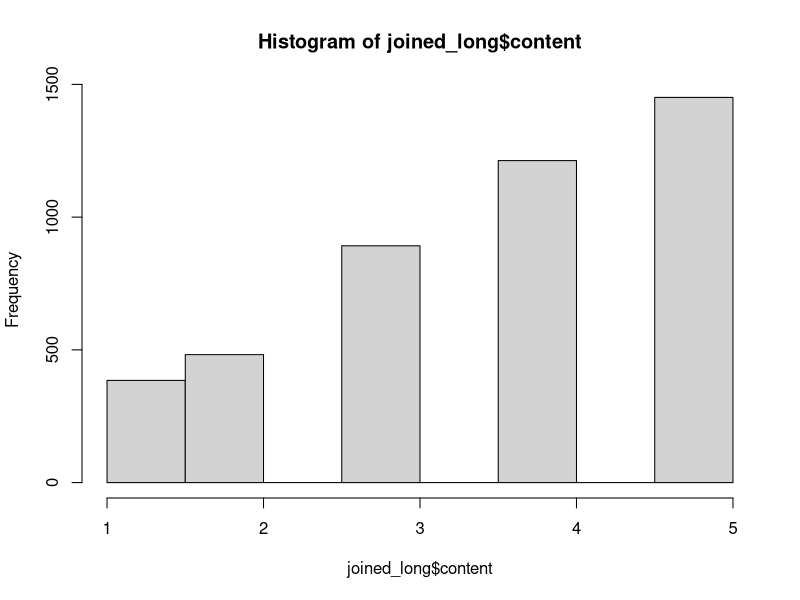
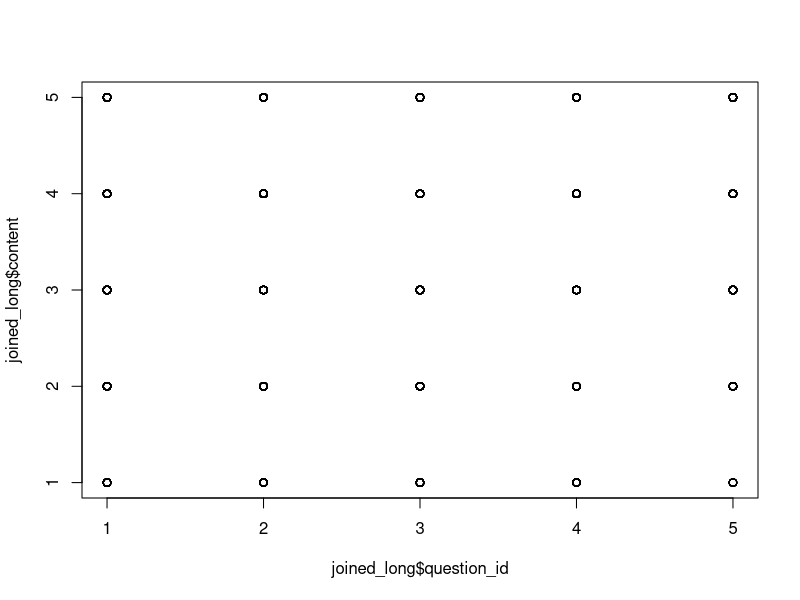
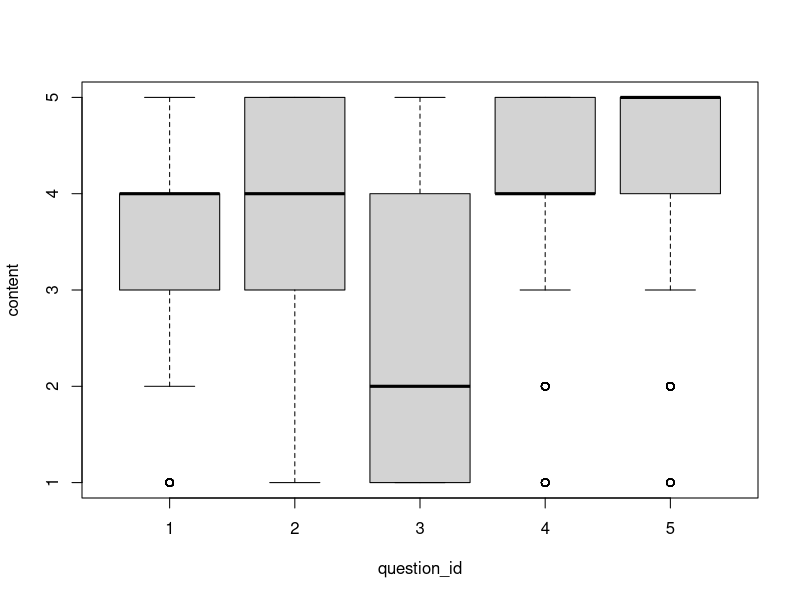
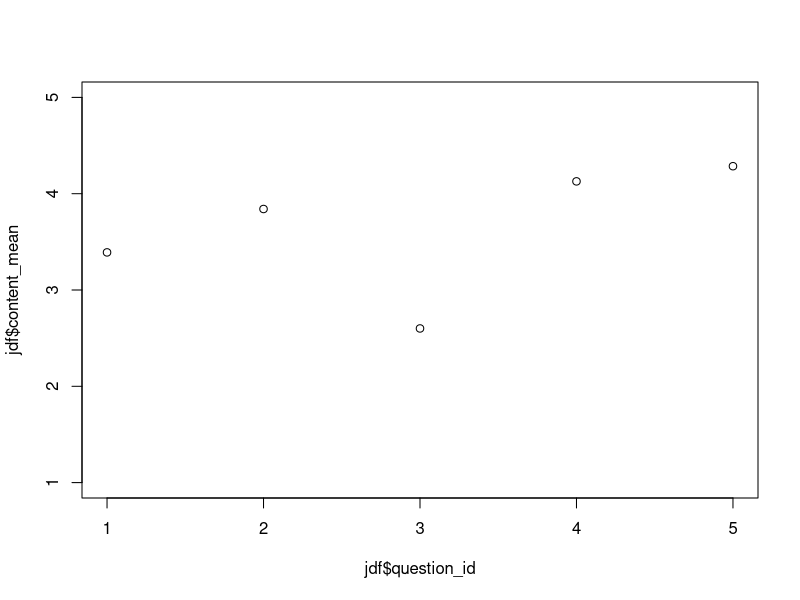

Recreate these plots in R, in order. (Note: this script raises an error after producing the figures.)
##library(tidyverse)
library(tidyverse)
library(here)

database <- read_csv(here("data", "database_data.csv"))
twilio <- read_csv(here("data", "twilio_data.csv"))

# join select mutate without pivot
joined_long <- dplyr::inner_join(database, twilio) %>% 
  select(content, question_id, From, assign) %>%
  mutate(content = as.numeric(str_extract(content, "[12345]{1}")))


# basic plots, hist, plot, boxplot
hist(joined_long$content)
plot(joined_long$question_id, joined_long$content)
boxplot(content ~ question_id, data = joined_long)

# better versions with ggplot


# group by question id and summarize content
jdf <- joined_long %>% group_by(question_id) %>%
  summarize(content_mean = mean(content, na.rm = T))

# basic plot question means
plot(jdf$question_id, jdf$content_mean, ylim = c(1,5))

# better plot question means
ggplot(jdf) +
  geom_col(aes(x=question_id, y=content_mean)) +
  xlab() + 
  ylab() +
  ggtitle()

# join with pivot
joined <- dplyr::inner_join(database, twilio) %>% 
  dplyr::select(content, question_id, survey_id, From, assign) %>%
  dplyr::mutate(content = as.numeric(str_extract(content, "[12345]{1}"))) %>%
  tidyr::pivot_wider(id_cols = c(survey_id, From, assign), names_from = question_id, 
                     values_from = content, names_prefix = "Question_", values_fn = first)

# group and summarize by number            
summ_df <- joined %>% group_by(From) %>%
  summarize(assign = first(assign), Q1M = mean(Question_1), Q2M = mean(Question_2), Q3M = mean(Question_3), Q4M = mean(Question_4), Q5M = mean(Question_5))


# simple histogram
hist(joined$Question_3)

# histogram of means
hist(summ_df$Q3M)

# better histogram of means
ggplot(summ_df) + 
  geom_histogram(aes(x = Q3M), fill = "red", color = "blue", bins = 50) +
  xlab("Frustration Level 1-5") +
  ggtitle("Histogram: Frustration level")


# recode time points

joined$timepoint <- recode(joined$assign, `Lab 1a` = 1, `Lab 1b` = 3, `Lab 2a` = 4, `Lab 2b` = 6, `Lab 3a` = 8, `Lab 3b` = 10, 
                           `Lab 4a` = 11, `Lab 4b` = 13, `Lab 5a` = 15, `Lab 5b` = 16, `Lab 6` = 18, `Exam 1` = 2,`Exam 2` = 7,
                           `timed 1` = 5, `timed 2` = 9, `timed 3` = 12, `timed 4` = 14, `timed 5` = 17)


summ_df$timepoint <- recode(summ_df$assign, `Lab 1a` = 1, `Lab 1b` = 3, `Lab 2a` = 4, `Lab 2b` = 6, `Lab 3a` = 8, `Lab 3b` = 10, 
                            `Lab 4a` = 11, `Lab 4b` = 13, `Lab 5a` = 15, `Lab 5b` = 16, `Lab 6` = 18, `Exam 1` = 2,`Exam 2` = 7,
                            `timed 1` = 5, `timed 2` = 9, `timed 3` = 12, `timed 4` = 14, `timed 5` = 17)


# group and summarize by assignment
summ_df <- joined %>% group_by(assign) %>%
  summarize(Q1M = mean(Question_1, na.rm = T), Q2M = mean(Question_2), Q3M = mean(Question_3), Q4M = mean(Question_4), Q5M = mean(Question_5))

# plot assignment against timepoint
ggplot(summ_df) +
  geom_col(aes(timepoint, Q1M), fill = "blue") +
  ylab("Mean") +
  xlab("Survey Number") +
  ggtitle("I feel challenged")


# When a factor can be important

# try this first, explain why not right

joined %>% group_by(assign) %>%
ggplot() +
  geom_boxplot(aes(timepoint, Question_1))

library(forcats)

joined_new <- joined %>% 
  mutate(timepoint = as.factor(timepoint))

joined_new %>%
  group_by(assign) %>%
  ggplot() +
    geom_boxplot(aes(timepoint, Question_1)) 
